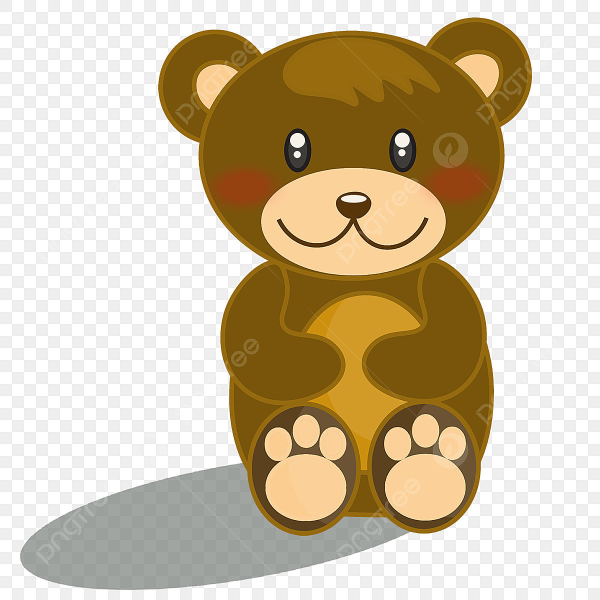
#> input picture oso.jpg, 1200 x 1200 px (shown at 1/2 size)
$ python generador_imag.py
#> lines starting #> are read from the running program, lines starting #| are printed output that depends on the picture
from PIL import Image

def generar_miniatura(imagen_grande, tamano_miniatura):
    # Abrir la imagen grande
#> called with imagen_grande = 'oso.jpg', tamano_miniatura = (100, 100)
    imagen = Image.open(imagen_grande)
#> imagen is the input picture: PIL image 1200x1200 RGB; mean R, G, B 206, 191.6, 164.8

    # Generar la miniatura
    imagen_miniatura = imagen.resize(tamano_miniatura)
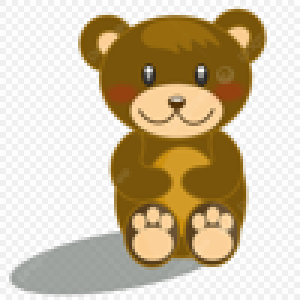
#> imagen_miniatura: PIL image 100x100 RGB (shown 3 times larger); mean R, G, B 206.2, 191.8, 164.9

    # Guardar la miniatura
    nombre_miniatura = f"miniatura_{imagen_grande}"
    imagen_miniatura.save(nombre_miniatura)

    print(f"Miniatura generada y guardada como {nombre_miniatura}")

# Ejemplo de uso
imagen_grande_path = "oso.jpg"
tamano_miniatura = (100, 100)  # Puedes ajustar el tamaño según tus necesidades

generar_miniatura(imagen_grande_path, tamano_miniatura)
